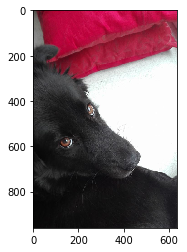
#> input picture dog.png, 187 x 252 px
$ jupyter execute lab11.ipynb   (shell and % lines are left out)
#> lines starting #> are read from the running program, lines starting #| are printed output that depends on the picture
## Numpy

[cell 1]
import numpy as np
import random

### Zadanie 1.

Stwórz losową tablicę 10,000 liczb, następnie do każdego elementu dodaj 1. Następnie napisz dokładnie tę samą funkcję używając `numpy` i jego tablic. Porównaj czas działania swoich rozwiązań.

[cell 2]

arr = [random.random() for _ in range(10000)]
arr = map(lambda x: x+1, arr)
sum1 = 0
for i in arr:
    sum1 += i

print (sum1)

[cell 3]

arr = np.random.random(10000)
arr = map(lambda x: x+1, arr)
sum2 = np.sum(arr)
print (sum2)

### Zadanie 2.

Napisz funkcje obliczajaca $\sin(x) + \cos(x)$ dla kazdego elementu tablicy 10,000 losowych liczb używając pętli oraz używając numpy, porownaj ich szybkość podobnie jak w poprzednim zadaniu.

[cell 4]
from math import sin, cos

arr = [random.random() for _ in range(10000)]
x = 0
for i in arr:
    x += sin(i) + cos(i)
print(x)

[cell 5]
import numpy as np

arr = np.random.random(10000)
x = np.sum(np.sin(arr) + np.cos(arr))
print(x)

### Zadanie 3.

Napisz wydajniejszą forme następujących funkcji. Dopisz do każdej test potwierdzający szybkość zaproponowanego rozwiązania.

[cell 6]
def cube_sum(x):
    """Zwraca sume szescianow elementow"""
    result = 0
    for i in range(len(x)):
        result += x[i] ** 3
    return result


def almost_variance(x):
    """Oblicza 1/n * SUM (x_i - mean(x))^4"""
    m = sum(x) / len(x)
    result = 0
    for i in range(len(x)):
        result += (x[i] - m) ** 4
    result /= len(x)
    return result


def cube_sum_fast(x: np.ndarray):
    """Zwraca sume szescianow elementow"""
    x = np.power(x,3)
    return np.sum(x)


def almost_variance_fast(x: np.ndarray):
    """Oblicza 1/n * SUM (x_i - mean(x))^4"""
    m = np.mean(x)
    powers = (x - m) ** 4
    return np.mean(powers)

[cell 7]
cube_sum(arr)

[cell 8]
almost_variance(arr)

[cell 9]
cube_sum_fast(arr)

[cell 10]
almost_variance_fast(arr)

### Zadanie 4.

Wykorzystujac `broadcasting` (patrz na rysunek poniżej) stwórz tabliczkę mnożenia tzn. tablice $A$ taka, ze $$A_{ij} = i \cdot j\;\;\;\;\; \forall i,j \in \{1,\dots,10\}$$

Czy potrafisz wykonać to jednym poleceniem, nie używajac przy tym petli/comprehensions?

[cell 11]
def multiplication(matrix: np.ndarray) -> np.ndarray:
    return matrix * matrix.reshape(matrix.size,1)
print(multiplication(np.arange(1, 6)))

### Zad 5.

Wygeneruj losową tablice `10 x 5`, która będzie reprezentować `10` punktów w `5` wymiarowej przestrzeni. Napisz funkcje, która policzy odleglość euklidesową pomiędzy każdą parą punktów, czy potrafisz zrobić to **bez użycia żadnych pętli/comprehensions**?

Przypomnienie, dla dwóch wektorów: $x$ i $y$ $$d_{e}(x,y) = \| x - y \|^2_2 = \sum_{i=1}^d (x_i - y_i)^2 $$

[cell 12]
def euklides(arr: np.array):
    transp_arr = np.transpose(arr)
    return np.sqrt(np.sum((transp_arr[:, np.newaxis, :] - transp_arr[np.newaxis, :, :])**2, axis=2))

arr = np.random.randint(low=0, high=100, size=(10, 5))
print(arr)
print(euklides(arr))

### Zad 6.

Napisz funkcje do "wybielania" zbioru punktow, tj. aplikowania następującej transformacji (ponownie, zrób to bez użycia pętli etc.)
$$
\mathrm{white}(X)_{ij} = \frac{X_{ij} - \mu_j}{\sigma_j}
$$
gdzie $\mu_j$ to srednia po $j$ej kolumnie, a $\sigma_j$ to odchylenie standardowe po tej kolumnie, np.

$$
\mathrm{white}\left ( \left [ \begin{matrix}
0& 1\\
2& 3\\
4& 5\\
6& 7\\
8& 9
\end{matrix} \right ] \right ) =
\left [ \begin{matrix}
-1.41421356& -1.41421356\\
-0.70710678& -0.70710678\\
0.        &  0.        \\
0.70710678&  0.70710678\\
1.41421356&  1.41421356
\end{matrix} \right ]
$$

W szczególności średnia po poszczególnych kolumnach nowej macierzy powinna wynosić `0` a odchylenie standardowe `1`.

[cell 13]
from scipy.linalg import fractional_matrix_power

def whiten(X: np.ndarray) -> np.ndarray:
    s2 = np.var(X)
    b = np.sqrt(s2)
    return (X - np.mean(X,0))/ b
return_arr = whiten(np.array([[0,1],[2,3],[4,5],[6,7],[8,9]]))
print(return_arr)

### Zad 7.

Majac dana tablice dowolnie wymiarowa (dla uproszczenia mozesz przyjac ze jedno lub dwu) oraz liczbe `x` znajdz najblizsza wartosc `x` w `A`, tzn.

$$
\mathrm{closest}(x, A) = \arg\min_{a\in A}| x - a|
$$

np.

$$
\mathrm{closest}(1.5, [1, -4, 3]) = 1
$$

Ponownie, czy potrafisz zrobic to bez petli, etc.?

[cell 14]
def closest(x: float, A: np.ndarray) -> np.ndarray:
    return A[np.argmin(np.abs(A - x))]

print(closest(1.5, np.array([1,4,3])))

### Zad 8.

Zaimplementuj proste liczenie wartosci wielomianu o zadanych wspolczynnikach (analogie `np.poly1d`), czyli funkcje

$$
\mathrm{poly}(x, a) = a_0 + a_1 x + a_2 x^2 + \dots + a_k x^k = \sum_{i=1}^k a_i x^i
$$

Czy potrafisz zrobic to jednolinijkowo bez uzycia petli, etc. (oraz oczywiście `np.poly1d`).
Może Ci się przydać metoda `cumprod`.

[cell 15]
def poly(x: int, a: np.ndarray) -> np.ndarray:
    arr = np.array([a])
    powers = np.array([np.power(x, np.arange(len(a)))])
    return(np.sum(np.cumprod(np.concatenate((arr, powers), axis = 0), axis=0)[1]))

print(poly(3, np.array([1, 2, 4])))

## Obrazki

Do wyświetlania obrazków w notebooku potrzebny będzie `matplotlib`. W PyCharmie można użyć `imshow` z biblioteki `scipy`.

[cell 16]
import matplotlib.pyplot as plt
import matplotlib.image as mpimg

[cell 17]
img = mpimg.imread('dog.png')
#> img is the input picture: shape (252, 187, 4) float32; mean R, G, B, A 0.616, 0.53, 0.555, 0.681
plt.imshow(img);

### Zad 9.

Napisz funckje do przetwarzania obrazu do skali szarości wg wzoru:

$$ 0.2126 \times R + 0.7152 \times  G + 0.0722 \times B $$

[cell 18]
def rgb2gray(rgb):
    return np.dot(rgb[...,:3], [0.2126, 0.7152, 0.0722])
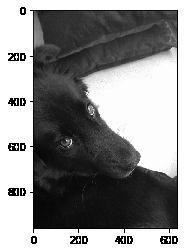
#> returned value: shape (252, 187) float64; min 0, max 1, mean 0.55

img = mpimg.imread('dog.png')
gray = rgb2gray(img)
plt.imshow(gray, cmap=plt.get_cmap('gray'), vmin=0, vmax=1)
plt.show()

### Zadanie 10.

Wyłącznie za pomocą metod numpy napisz kod do interpolacji liniowej pomiędzy parą punktów (dowolnej wymiarowości) wg wzoru:

$$ x_i = \lambda x_1 + (1 - \lambda) x_2$$

Kod powinien od razu generować interpolacje dla wielu wartości $\lambda$, np dla 10 różnych $\lambda \in \{0, 0.1, 0.2, \dots, 1\}$

[cell 19]
def interpolation(x1, x2, lambdas):
    x1 = np.array(x1)
    x2 = np.array(x2)
    interpolations = [l * x1 + (1 - l) * x2 for l in lambdas]
    return np.array(interpolations)

lambdas = np.linspace(0, 1, 10)
interpolations = interpolation([10, 2, 23], [5, 12, 13], lambdas)

for i, l in enumerate(lambdas):
    print(f'lambda = {round(l,2)}: interpolacja= {interpolations[i]}')
